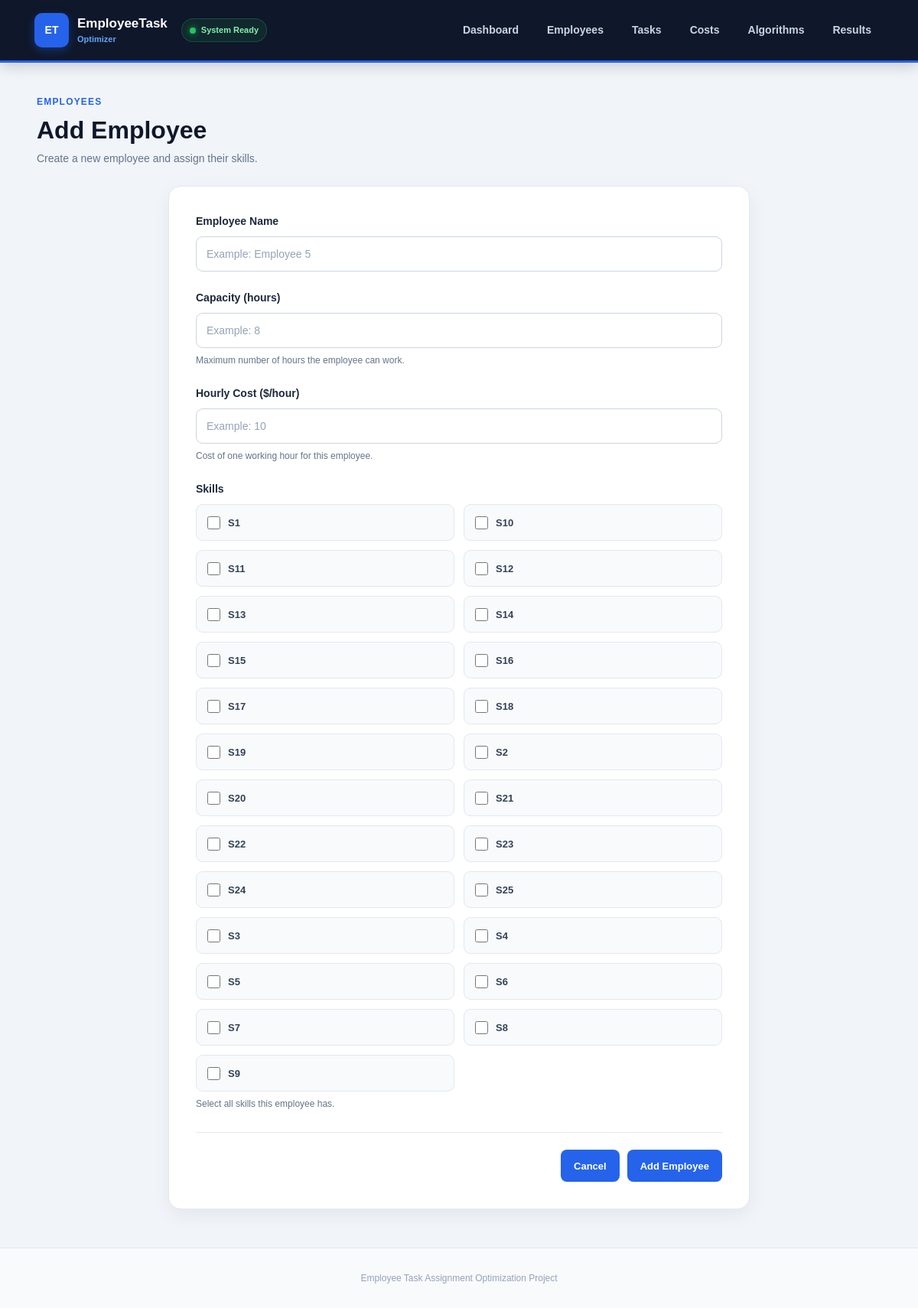
Page /employees/add.php on the committed database.
### tables this page shows
CREATE TABLE `skills` (
  `id` int(11) NOT NULL,
  `name` varchar(100) NOT NULL
);

### employees/add.php (the view, shortened to what this page needs)
<?php
require_once '../CONFIG/database.php';
$skills = $pdo->query("
    SELECT id, name
    FROM skills
    ORDER BY name
")->fetchAll();
?>
<!DOCTYPE html>
<html lang="en">
<head>
    <link rel="stylesheet" href="../CSS/style.css">
</head>
<body>
<?php require_once "../includes/navbar.php"; ?>
<main class="container">
    <div class="page-header">
        <div>
            <span class="section-label">
                EMPLOYEES
            </span>
            <h1>Add Employee</h1>
            <p>
                Create a new employee and assign their skills.
            </p>
        </div>
    </div>
    <div class="form-card">
        <form method="POST">
            <div class="form-group">
                <label for="name">
                    Employee Name
                </label>
                <input
                    type="text"
                    id="name"
                    name="name"
                    placeholder="Example: Employee 5"
                    value="<?= htmlspecialchars($_POST['name'] ?? '') ?>"
                    required
                >
            </div>
            <div class="form-group">
                <label for="capacity">
                    Capacity (hours)
                </label>
                <input
                    type="number"
                    id="capacity"
                    name="capacity"
                    min="0.01"
                    step="0.01"
                    placeholder="Example: 8"
                    value="<?= htmlspecialchars($_POST['capacity'] ?? '') ?>"
                    required
                >
                <small>
                    Maximum number of hours the employee can work.
                </small>
            </div>
            <div class="form-group">
                <label for="hourly_cost">
                    Hourly Cost ($/hour)
                </label>
                <input
                    type="number"
                    id="hourly_cost"
                    name="hourly_cost"
                    min="0"
                    step="0.01"
                    placeholder="Example: 10"
                    required
                >
                <small>
                    Cost of one working hour for this employee.
                </small>
            </div>
            <div class="form-group">
                <label>
                    Skills
                </label>
                <div class="checkbox-grid">
                    <?php foreach ($skills as $skill): ?>
                        <label class="checkbox-item">
                            <input
                                type="checkbox"
                                name="skills[]"
                                value="<?= $skill['id'] ?>"
                                <?= in_array(
                                    $skill['id'],
                                    $_POST['skills'] ?? []
                                ) ? 'checked' : '' ?>
                            >
                            <span>
                                <?= htmlspecialchars($skill['name']) ?>
                            </span>
                        </label>
                    <?php endforeach; ?>
                </div>
                <small>
                    Select all skills this employee has.
                </small>
            </div>
            <div class="form-actions">
                <a href="employees.php"
                   class="btn btn-secondary">
                    Cancel
                </a>
                <button
                    type="submit"
                    class="btn"
                >
                    Add Employee
                </button>
            </div>
        </form>
    </div>
</main>
<footer class="footer">
    Employee Task Assignment Optimization Project
</footer>
</body>
</html>

### CSS/style.css (style rules this page uses)
* { box-sizing: border-box; }
html { scroll-behavior: smooth; }
body { margin: 0; padding: 0; font-family: Arial, Helvetica, sans-serif; background: #f1f5f9; color: #1e293b; line-height: 1.5; }
.container { width: min(1180px, 92%); margin: 38px auto; min-height: 500px; }
.page-header { display: flex; align-items: center; justify-content: space-between; gap: 25px; margin-bottom: 25px; }
.page-header h1 { margin: 5px 0 8px; color: #0f172a; font-size: 32px; line-height: 1.2; }
.page-header p { margin: 0; color: #64748b; font-size: 14px; }
.section-label { display: inline-block; color: #2563eb; font-size: 12px; font-weight: 800; letter-spacing: 1px; text-transform: uppercase; }
.btn { display: inline-flex; align-items: center; justify-content: center; min-height: 42px; padding: 10px 17px; border: none; border-radius: 8px; background: #2563eb; color: white; text-decoration: none; font-family: inherit; font-size: 13px; font-weight: 700; cursor: pointer; transition: background 0.2s ease, transform 0.2s ease, box-shadow 0.2s ease; }
.form-card { width: 100%; max-width: 760px; margin: 0 auto; background: white; border: 1px solid #e2e8f0; border-radius: 16px; padding: 35px; box-shadow: 0 8px 25px rgba(15, 23, 42, 0.06); }
.form-group { display: block; margin-bottom: 24px; }
.form-group>label { display: block; margin-bottom: 9px; color: #1e293b; font-size: 14px; font-weight: 700; }
.form-group input[type="text"], .form-group input[type="number"], .form-group input[type="email"], .form-group select, .form-group textarea { display: block; width: 100%; min-height: 46px; padding: 10px 13px; border: 1px solid #cbd5e1; border-radius: 9px; background: #ffffff; color: #1e293b; font-family: inherit; font-size: 14px; outline: none; transition: border-color 0.2s ease, box-shadow 0.2s ease; }
.form-group input::placeholder, .form-group textarea::placeholder { color: #94a3b8; }
.form-group small { display: block; margin-top: 7px; color: #64748b; font-size: 12px; }
.checkbox-grid { display: grid; grid-template-columns: repeat(2, 1fr); gap: 12px; margin-top: 5px; }
.checkbox-item { display: flex !important; align-items: center; gap: 10px; width: 100%; min-height: 48px; padding: 12px 14px; margin: 0 !important; border: 1px solid #e2e8f0; border-radius: 9px; background: #f8fafc; color: #334155; font-size: 13px; font-weight: 600 !important; cursor: pointer; transition: background 0.2s ease, border-color 0.2s ease; }
.checkbox-item input[type="checkbox"] { width: 17px; height: 17px; margin: 0; accent-color: #2563eb; cursor: pointer; }
.form-actions { display: flex; align-items: center; justify-content: flex-end; gap: 10px; margin-top: 28px; padding-top: 22px; border-top: 1px solid #e2e8f0; }
.footer { width: 100%; padding: 30px 20px; margin-top: 50px; text-align: center; color: #94a3b8; font-size: 12px; border-top: 1px solid #e2e8f0; background: #f8fafc; }
.page-header h1 { margin: 7px 0 8px; font-size: 32px; color: #0f172a; }
.section-label { color: #2563eb; font-size: 12px; font-weight: 800; letter-spacing: 1.2px; }

### rows in the picture
skills: name "S1"
skills: name "S10"
skills: name "S11"
skills: name "S12"
skills: name "S13"
skills: name "S14"
skills: name "S15"
skills: name "S16"
skills: name "S17"
skills: name "S18"
skills: name "S19"
skills: name "S2"
skills: name "S20"
skills: name "S21"
skills: name "S22"
skills: name "S23"
skills: name "S24"
skills: name "S25"
skills: name "S3"
skills: name "S4"
skills: name "S5"
skills: name "S6"
skills: name "S7"
skills: name "S8"
skills: name "S9"
